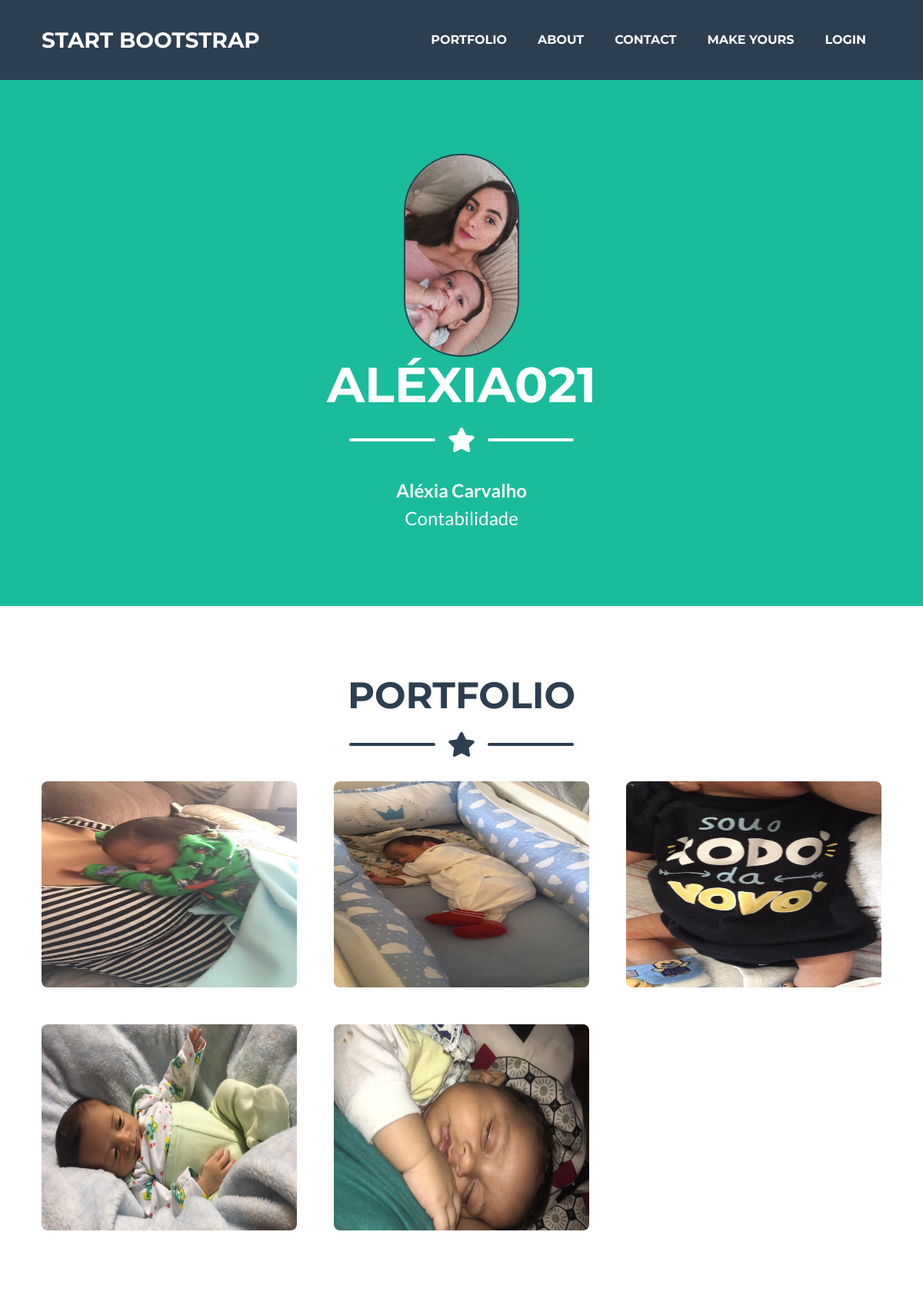
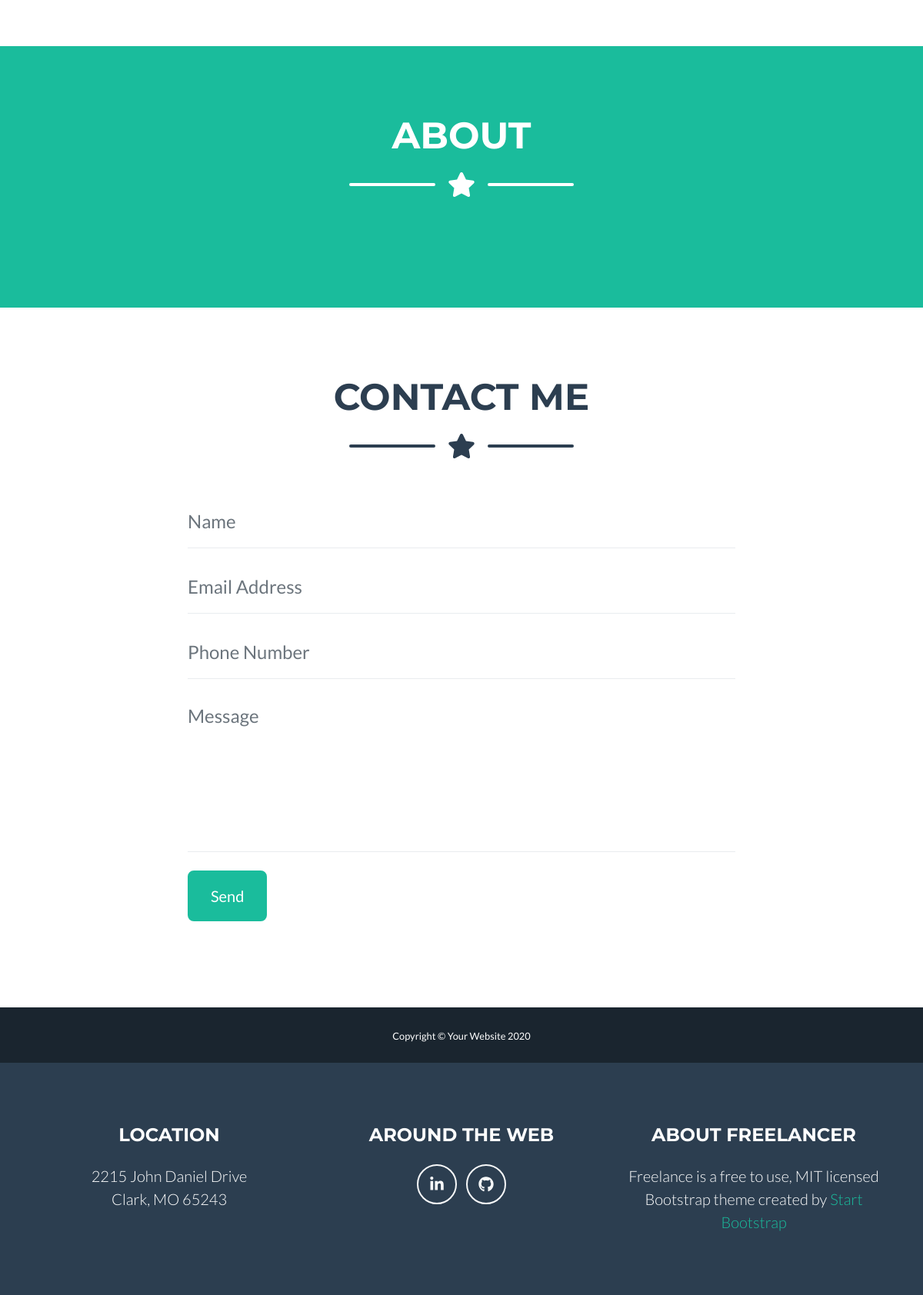
Page /user/Aléxia021 on the committed database (2 pictures, top to bottom).
### apps/Usuarios/models.py (models this page shows)
class Profile(models.Model):
    user = models.OneToOneField(
        User,
        on_delete=models.CASCADE,
        primary_key=True,
    )
    funcao = models.CharField(max_length=90)
    foto_perfil = models.ImageField(upload_to='fotos/perfil/%d/%m/%Y/', blank=True)
    linkedin = models.URLField(blank=True)
    git_hub = models.URLField(blank=True)

### apps/Portifolio/models.py (models this page shows)
class PortifolioItem(models.Model):
    user = models.ForeignKey(User, on_delete=models.CASCADE)
    titulo = models.CharField(max_length=40)
    foto = models.ImageField(upload_to=upload_to_item, blank=True)
    descricao = models.TextField(max_length=200)
    data = models.DateField(default=datetime.today())

### apps/Portifolio/views.py (the view)
# urls.py: path('user/<str:username>', views.portifolio_user, name='portifolio_user'),
def portifolio_user(request, username):
    usuario: User = User.objects.filter(username=username).get()
    perfil: Profile = Profile.objects.filter(user_id=usuario).get()
    itens: PortifolioItem = PortifolioItem.objects.filter(user_id=usuario)
    sobre: SobreVoce = SobreVoce.objects.filter(user_id=usuario)
    data = {
        'usuario': usuario,
        'perfil': perfil,
        'portifolios': itens,
        'sobre_voce': sobre
    }
    return render(request, 'portifolio/portifolio_user.html', data)

### templates/portifolio/portifolio_user.html (shortened to what this page needs)
{% extends 'base.html' %}
{% block content %}
    {% load static %}
    <nav class="navbar navbar-expand-lg bg-secondary text-uppercase fixed-top" id="mainNav">
        <div class="container">
            <a class="navbar-brand js-scroll-trigger" href="#page-top">Start Bootstrap</a>
            <div class="collapse navbar-collapse" id="navbarResponsive">
                {% include 'partials/portifolio/lists/navbar_url.html' %}
            </div>
        </div>
    </nav>
    <header class="masthead bg-primary text-white text-center">
        <div class="container d-flex align-items-center flex-column">
            <div class="mb-2">
                <img src="{{ perfil.foto_perfil.url }}" alt=""
                     class="rounded-pill border border-secondary"
                     width="150">
            </div>
            <h1 class="masthead-heading text-uppercase mb-0">{{ usuario.username }}</h1>
            <div class="divider-custom divider-light">
                <div class="divider-custom-line"></div>
                <div class="divider-custom-icon"><i class="fas fa-star"></i></div>
                <div class="divider-custom-line"></div>
            </div>
            <p class="masthead-subheading font-weight-bold mb-0">{{ usuario.first_name }} {{ usuario.last_name }}</p>
            <p class="masthead-subheading mb-0"> {{ perfil.funcao }} </p>
        </div>
    </header>
    <section class="page-section portfolio" id="portfolio">
        <div class="container">
            <h2 class="page-section-heading text-center text-uppercase text-secondary mb-0">Portfolio</h2>
            <div class="divider-custom">
                <div class="divider-custom-line"></div>
                <div class="divider-custom-icon"><i class="fas fa-star"></i></div>
                <div class="divider-custom-line"></div>
            </div>
            <div class="row">
                {% for portifolio in portifolios %}
                    {% include 'partials/portifolio/portifolio_item.html' with portifolio=portifolio index=forloop.counter delete=False %}
                {% endfor %}
            </div>
        </div>
    </section>
    <section class="page-section bg-primary text-white mb-0" id="about">
        <div class="container">
            <h2 class="page-section-heading text-center text-uppercase text-white">About</h2>
            <div class="divider-custom divider-light">
                <div class="divider-custom-line"></div>
                <div class="divider-custom-icon"><i class="fas fa-star"></i></div>
                <div class="divider-custom-line"></div>
            </div>
            <div class="row justify-content-center">
                <div class="col-lg-4"><p class="lead">{{ sobre_voce.0.descricao }}</p></div>
                <div class="col-lg-4"><p class="lead">{{ sobre_voce.1.descricao }}</p></div>
            </div>
        </div>
    </section>
    <section class="page-section" id="contact">
        <div class="container">
            <h2 class="page-section-heading text-center text-uppercase text-secondary mb-0">Contact Me</h2>
            <div class="divider-custom">
                <div class="divider-custom-line"></div>
                <div class="divider-custom-icon"><i class="fas fa-star"></i></div>
                <div class="divider-custom-line"></div>
            </div>
            {% include 'partials/portifolio/form/form_contact.html' with email=usuario.email %}
        </div>
    </section>
{% endblock %}

### templates/base.html (shortened to what this page needs)
{% load static %}
<!DOCTYPE html>
<html lang="en">
<head>
    <link rel="stylesheet" href="https://stackpath.bootstrapcdn.com/bootstrap/4.4.1/css/bootstrap.min.css"
>
    <link href="{% static 'css/styles.css' %}" rel="stylesheet"/>
</head>
<body>
{% block content %} {% endblock %}
{% include 'partials/footer.html' %}
</body>
</html>

### templates/partials/portifolio/lists/navbar_url.html
{% if auth %}
    <ul class="navbar-nav ml-auto">
        <li class="nav-item mx-0 mx-lg-1"><a class="nav-link py-3 px-0 px-lg-3 rounded js-scroll-trigger"
                                             href="#portfolio">Portfolio</a></li>
        <li class="nav-item mx-0 mx-lg-1"><a class="nav-link py-3 px-0 px-lg-3 rounded js-scroll-trigger"
                                             href="#about">About</a></li>
        <li class="nav-item mx-0 mx-lg-1"><a class="nav-link py-3 px-0 px-lg-3 rounded js-scroll-trigger"
                                             href="#contact">Contact</a></li>
        <li class="nav-item mx-0 mx-lg-1"><a class="nav-link py-3 px-0 px-lg-3 rounded js-scroll-trigger"
                                             href="{% url 'logout' %}">Logout</a></li>
    </ul>
{% else %}
    <ul class="navbar-nav ml-auto">
        <li class="nav-item mx-0 mx-lg-1"><a class="nav-link py-3 px-0 px-lg-3 rounded js-scroll-trigger"
                                             href="#portfolio">Portfolio</a></li>
        <li class="nav-item mx-0 mx-lg-1"><a class="nav-link py-3 px-0 px-lg-3 rounded js-scroll-trigger"
                                             href="#about">About</a></li>
        <li class="nav-item mx-0 mx-lg-1"><a class="nav-link py-3 px-0 px-lg-3 rounded js-scroll-trigger"
                                             href="#contact">Contact</a></li>
        <li class="nav-item mx-0 mx-lg-1"><a class="nav-link py-3 px-0 px-lg-3 rounded js-scroll-trigger"
                                             href="{% url 'cadastro' %}">Make Yours</a></li>
        <li class="nav-item mx-0 mx-lg-1"><a class="nav-link py-3 px-0 px-lg-3 rounded js-scroll-trigger"
                                             href="{% url 'login' %}">Login</a></li>
    </ul>
{% endif %}

### templates/partials/portifolio/portifolio_item.html (shortened to what this page needs)
{% load static %}
<div class="col-md-6 col-lg-4 mb-5">
    <div class="portfolio-item mx-auto" data-toggle="modal" data-target="#portfolioModal{{ index }}">
        <div class="parent">
            <img class="img-fluid mx-auto d-block" src="{{ portifolio.foto.url }}" alt=""/>
        </div>
    </div>
</div>

### templates/partials/portifolio/form/form_contact.html (shortened to what this page needs)
<div class="row">
    <div class="col-lg-8 mx-auto">
        <form id="contactForm" name="sentMessage" action="{% url 'contato' %}" novalidate="novalidate" method="POST"
              enctype="multipart/form-data">
            <div class="control-group">
                <div class="form-group floating-label-form-group controls mb-0 pb-2">
                    <input class="form-control" id="name" type="text" placeholder="Name" name="name" required/>
                </div>
            </div>
            <div class="control-group">
                <div class="form-group floating-label-form-group controls mb-0 pb-2">
                    <input class="form-control" type="email" placeholder="Email Address" name="email" required=/>
                </div>
            </div>
            <div class="control-group">
                <div class="form-group floating-label-form-group controls mb-0 pb-2">
                    <input class="form-control" id="phone" type="number" placeholder="Phone Number"
                           name="phone" required/>
                </div>
            </div>
            <div class="control-group">
                <div class="form-group floating-label-form-group controls mb-0 pb-2">
                    <textarea class="form-control" rows="5" placeholder="Message"
                              name="message" required></textarea>
                </div>
            </div>
            <br/>
            <div class="form-group">
                <button class="btn btn-primary btn-xl" id="sendMessageButton" type="submit">Send</button>
            </div>
        </form>
    </div>
</div>

### templates/partials/footer.html
<div class="copyright py-4 text-center text-white">
    <div class="container"><small>Copyright © Your Website 2020</small></div>
</div>
<footer class="footer text-center">
    <div class="container">
        <div class="row">
            <div class="col-lg-4 mb-5 mb-lg-0">
                <h4 class="text-uppercase mb-4">Location</h4>
                <p class="lead mb-0">
                    2215 John Daniel Drive
                    <br/>
                    Clark, MO 65243
                </p>
            </div>
            <div class="col-lg-4 mb-5 mb-lg-0">
                <h4 class="text-uppercase mb-4">Around the Web</h4>
                <a class="btn btn-outline-light btn-social mx-1" target="_blank" href="{{ perfil.linkedin }}"><i class="fab fa-fw fa-linkedin-in"></i></a>
                <a class="btn btn-outline-light btn-social mx-1" target="_blank" href="{{ perfil.git_hub }}"><i class="fab fa-github"></i></a>
            </div>
            <div class="col-lg-4">
                <h4 class="text-uppercase mb-4">About Freelancer</h4>
                <p class="lead mb-0">
                    Freelance is a free to use, MIT licensed Bootstrap theme created by
                    <a href="http://startbootstrap.com">Start Bootstrap</a>
                </p>
            </div>
        </div>
    </div>
</footer>

### rows in the picture
Profile: foto_perfil (picture), funcao "Contabilidade"
PortifolioItem: foto (picture)
PortifolioItem: foto (picture)
PortifolioItem: foto (picture)
PortifolioItem: foto (picture)
PortifolioItem: foto (picture)

### other values in the picture
{{ usuario.username }} "ALÉXIA021"
{{ usuario.first_name }} "Aléxia"
{{ usuario.last_name }} "Carvalho"
